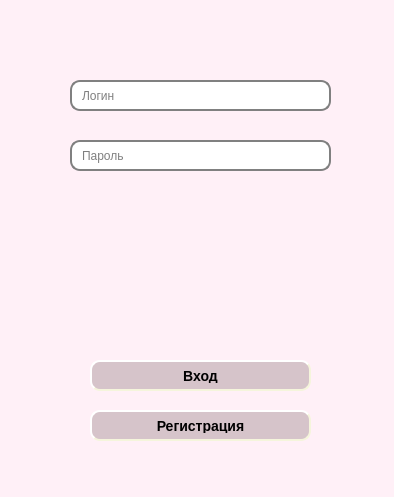
<?xml version="1.0" encoding="UTF-8"?>
<ui version="4.0">
 <class>Avtorization</class>
 <widget class="QWidget" name="Avtorization">
  <property name="geometry">
   <rect>
    <x>0</x>
    <y>0</y>
    <width>394</width>
    <height>497</height>
   </rect>
  </property>
  <property name="windowTitle">
   <string>Авторизация</string>
  </property>
  <property name="styleSheet">
   <string notr="true">QObject  {
	
	font: 63 11pt &quot;Yu Gothic UI Semibold&quot;;
	background-color: rgb(255, 240, 247);
}
QPushButton {
background-color: rgb(214, 196, 202);
    border-style: outset;
    border-width: 2px;
    border-radius: 10px;
    border-color: beige;
    font: bold 14px;
    min-width: 10em;
    padding: 6px;
}
QPushButton:pressed {
   
	background-color: rgb(100, 102, 115);
    border-style: inset;
}
QLineEdit {
    border: 2px solid gray;
    border-radius: 10px;
    padding: 0 8px;
    background: white;
    selection-background-color: darkgray;
}
QLineEdit[echoMode=&quot;2&quot;] {
    lineedit-password-character: 9679;
}
</string>
  </property>
  <widget class="QLineEdit" name="login_text">
   <property name="geometry">
    <rect>
     <x>70</x>
     <y>80</y>
     <width>261</width>
     <height>31</height>
    </rect>
   </property>
   <property name="placeholderText">
    <string>Логин</string>
   </property>
  </widget>
  <widget class="QLineEdit" name="password_text">
   <property name="geometry">
    <rect>
     <x>70</x>
     <y>140</y>
     <width>261</width>
     <height>31</height>
    </rect>
   </property>
   <property name="text">
    <string/>
   </property>
   <property name="placeholderText">
    <string>Пароль</string>
   </property>
  </widget>
  <widget class="QPushButton" name="enterBtn">
   <property name="geometry">
    <rect>
     <x>90</x>
     <y>360</y>
     <width>221</width>
     <height>31</height>
    </rect>
   </property>
   <property name="text">
    <string>Вход</string>
   </property>
  </widget>
  <widget class="QPushButton" name="regBtn">
   <property name="geometry">
    <rect>
     <x>90</x>
     <y>410</y>
     <width>221</width>
     <height>31</height>
    </rect>
   </property>
   <property name="text">
    <string>Регистрация</string>
   </property>
  </widget>
 </widget>
 <resources/>
 <connections/>
</ui>
